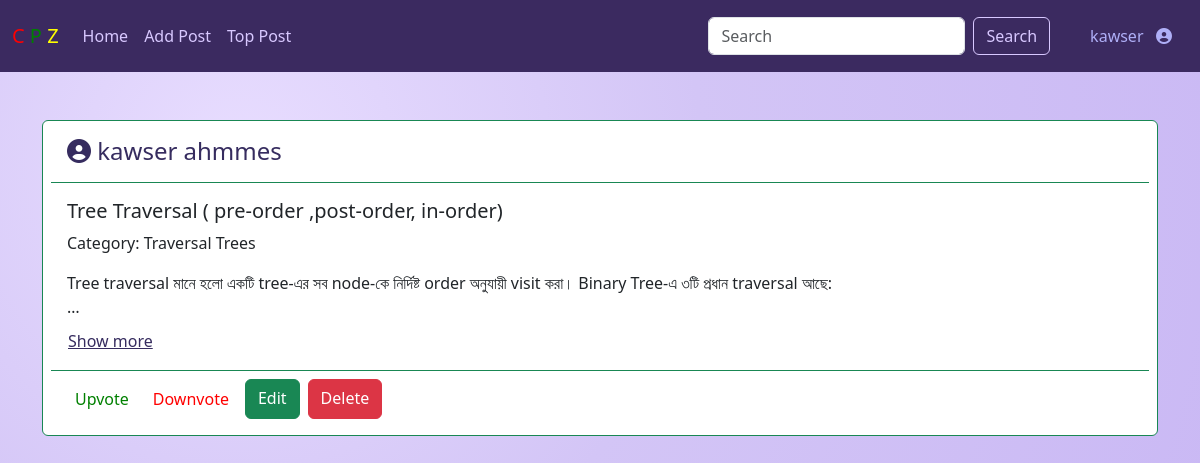
The page /author/posts/ (signed in) on the database its author committed.
### posts/models.py (models this page shows, shortened)
class Post(models.Model):
    name=models.CharField(max_length=150)
    category=models.ManyToManyField(Category)
    content=models.TextField()
    author=models.ForeignKey(User,on_delete=models.CASCADE)

### category/models.py (models this page shows, shortened)
class Category(models.Model):
    name=models.CharField(max_length=150)
    slug=models.SlugField(max_length=200,unique=True,null=True,blank=True)

### author/views.py (the view)
# urls.py: path('posts/', views.my_posts, name='my_posts'),
@login_required(login_url='author:login')
def my_posts(request):
    post_data = Post.objects.filter(author=request.user)
    return render(request, 'pages/my_posts.html', {'post_data': post_data})

### author/templates/pages/my_posts.html (shortened to what this page needs)
{% extends 'base/base.html' %}
{% load crispy_forms_tags %}
{% load static %}
{% block content %}
{% include 'components/home_header.html' %}
    <div class="container pt-5">
				{% for post in post_data %}
					<div class="w-100 card border-success mb-3 p-2">
						<div   class="card-header bg-transparent border-success">
							<h4 style="color:#362C5F !important;"> <i class="fa-solid fa-circle-user"></i> {{post.author.first_name}} {{post.author.last_name}}</h4>
						</div>
						<div class="card-body text-dark">
							<h5 class="card-title">{{post.name}}</h5>
							<p>Category:{% for c in post.category.all %}
								{{c.name}}
								{% endfor %}
							</p>
							<div class="post-preview" id="postPreview{{ forloop.counter }}">
								<p class="card-text" style="display: -webkit-box; -webkit-line-clamp: 2; -webkit-box-orient: vertical; overflow: hidden; margin-bottom: 0.5rem;">
									{{post.content|linebreaksbr}}
								</p>
							</div>
							<button class="btn btn-link p-0 post-toggle-btn" type="button" data-bs-toggle="collapse" data-bs-target="#postContent{{ forloop.counter }}" data-preview-id="postPreview{{ forloop.counter }}" aria-expanded="false" aria-controls="postContent{{ forloop.counter }}" style="color: #362C5F;">
								Show more
							</button>
						</div>
						<div class="d-flex flex-wrap card-footer bg-transparent border-success gap-2">
							<a style="text-decoration: none; color:green;" class="p-2" href="">Upvote</a>
							<a style="text-decoration: none; color: red;" class="p-2" href="">Downvote</a>
                            <a  class="btn btn-success " href="{% url 'posts:edit_post' post.id %}">Edit</a>
							<a class=" btn btn-danger " href="{% url 'posts:delete_post' post.id %}">Delete</a>
						</div>
					</div>
			   {% endfor %}
	</div>
{% endblock %}

### templates/components/home_header.html (shortened to what this page needs)
<nav class="navbar navbar-expand-lg navbar-dark home-header">
  <div class="container-fluid">
    <a class="navbar-brand" href="{% url 'home' %}"> <span class="w-25" style="color: red;">C</span> <span class="w-25" style="color:green;">P</span> <span class="w-25" style="color: yellow;">Z</span></a>
    <div class="collapse navbar-collapse" id="navbarScroll">
      <ul class="navbar-nav me-auto my-2 my-lg-0 navbar-nav-scroll header-scroll-area">
        {% if request.user.is_authenticated %}
        <li class="nav-item">
          <a class="nav-link active" aria-current="page" href="{% url 'home' %}">Home</a>
        </li>
        <li class="nav-item">
          <a class="nav-link" href="{% url 'posts:add_post' %}">Add Post</a>
        </li>
        <li class="nav-item">
          <a class="nav-link "  href="#" >Top Post</a>
        </li>
        {% endif %}
      </ul>
      <form class="d-flex" role="search">
        <input class="form-control me-2" type="search" placeholder="Search" aria-label="Search"/>
        <button class="btn btn-outline-success search-btn" type="submit">Search</button>
      </form>
      <div class="d-flex ms-4 gap-2">
        {% if request.user.is_authenticated %}
         <a class="p-3 " style="text-decoration: none; color: rgb(175, 175, 247);" href="{% url 'author:profile' %}">{{request.user.username}} &nbsp; <i class="fa-solid fa-circle-user"></i></a>
        {% else %}
         <a class="btn btn-outline-danger search-btn" href="{% url 'author:login' %}">Login</a>
          <a class="btn btn-outline-success search-btn" href="{% url 'author:register' %}">Sign Up</a>
        {% endif %}
      </div>
    </div>
  </div>
</nav>

### static/css/style.css (style rules this page uses)
:root { --lavender-main: #d3c5f6; --lavender-text: #362c5f; --lavender-soft: #ece4ff; --lavender-border: rgba(54, 44, 95, 0.22); }
body { min-height: 100vh; background: radial-gradient(circle at 20% 20%, #e8ddff 0%, var(--lavender-main) 40%, #c8b6f4 100%); }
.home-header { background-color: #3b2a60; }
.home-header .navbar-brand, .home-header .nav-link, .home-header .navbar-toggler, .home-header .search-btn { color: #d8c8ff !important; }
.home-header .search-btn { border-color: #d8c8ff; }
.header-scroll-area { --bs-scroll-height: 100px; }

### rows shown on the page
Post: author.first_name "kawser", author.last_name "ahmmes", name "Tree Traversal ( pre-order ,post-order, in-order)", content "Tree traversal মানে হলো একটি tree-এর সব node-কে নির্দিষ্ট order অনুযায়ী visit করা। Binary Tree-এ ৩টি প্রধান traversal আছে:"
Category: name "Traversal"
Category: name "Trees"

### other values the page prints
{{ request.user.username }} "kawser"
